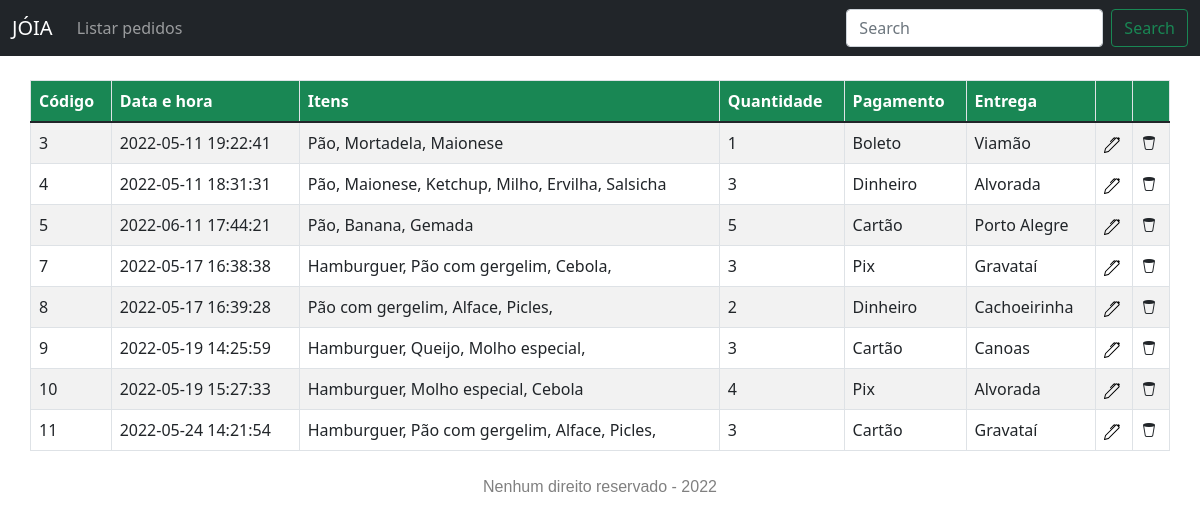
Page /public/lista.php on the committed database.
### tables this page shows
CREATE TABLE `pedidos` (
  `cod` int(11) NOT NULL,
  `data_hora` datetime DEFAULT NULL,
  `itens` text DEFAULT NULL,
  `quant` int(11) DEFAULT NULL,
  `pag` varchar(20) DEFAULT NULL,
  `local` varchar(20) DEFAULT NULL
);

### src/model/Database.php (called while the page is built, shortened)
<?php
class Database {
   private $connection;
   private function connect()
   {
       $this->connection = new PDO(
           'mysql:'.
           'host='.MYSQL_SERVER.';'.
           'dbname='.MYSQL_DATABASE.';'.
           'charset='.MYSQL_CHARSET,
           MYSQL_USER,
           MYSQL_PASS,
           array(PDO::ATTR_PERSISTENT => true)
       );
       $this->connection->setAttribute(PDO::ATTR_ERRMODE, PDO::ERRMODE_WARNING);
   }
   private function disconnect()
   {
       $this->connection = null;
   }
   public function select($sql, $parameters = null)
   {
        $result = null;
        try {
            if(!empty($parameters)){
                $myExecute = $this->connection->prepare($sql);
                $myExecute->execute($parameters);
                $result = $myExecute->fetchAll(PDO::FETCH_CLASS);
            } else {
                $myExecute = $this->connection->prepare($sql);
                $myExecute->execute();
                $result = $myExecute->fetchAll(PDO::FETCH_CLASS);
            }
        } catch (PDOException $error) {
            var_dump($error);
            return false;
        }
        return $result;
   }
}

### public/lista.php (the view, shortened to what this page needs)
<?php
require_once "../src/views/header_nav.php";
require_once "../src/model/Database.php";
$db = new Database();
$resultDb = $db->select(
    "SELECT * FROM pedidos;"
);
?>
<table class="table container mt-4 table-bordered table-striped">
    <thead class="bg-success text-white">
        <th>Código</th>
        <th>Data e hora</th>
        <th>Itens</th>
        <th>Quantidade</th>
        <th>Pagamento</th>
        <th>Entrega</th>
        <th></th>
        <th></th>
    </thead>
    <tbody>
        <?php foreach($resultDb as $linha) : ?>
           <tr>
               <td> <?= $linha->cod ?> </td>
               <td> <?= $linha->data_hora ?> </td>
               <td> <?= $linha->itens ?> </td>
               <td> <?= $linha->quant ?> </td>
               <td> <?= $linha->pag ?> </td>
               <td> <?= $linha->local ?> </td>
               <td>
                    <a href="../public/atualiza.php?cod=<?= $linha->cod ?>" >
                        <img src="../public/assets/img/pen.svg" alt="Editar">
                    </a>
               </td>
               <td>
                    <a onclick="confirmaDelete(<?= $linha->cod ?>);">
                        <i class="bi bi-trash2"></i>
                    </a>
               </td>
           </tr>
        <?php endforeach; ?>
    </tbody>
</table>
<?php require_once "../src/views/footer.php"; ?>

### src/views/header_nav.php (shortened to what this page needs)
<!DOCTYPE html>
<html>
    <head>
        <link rel="stylesheet" type="text/css" href="../public/assets/css/style.css" />
        <link rel="stylesheet" type="text/css" href="../public/assets/bootstrap-5.1.3-dist/css/bootstrap.min.css" />
        <link rel="stylesheet" href="https://cdn.jsdelivr.net/npm/bootstrap-icons@1.3.0/font/bootstrap-icons.css">
    </head>
    <body>
<nav class="navbar navbar-expand-lg navbar-dark bg-dark">
  <div class="container-fluid">
    <a class="navbar-brand" href="#">JÓIA</a>
    <div class="collapse navbar-collapse" id="navbarSupportedContent">
      <ul class="navbar-nav me-auto mb-2 mb-lg-0">
        <li class="nav-item">
          <a class="nav-link" href="../public/lista.php">Listar pedidos</a>
        </li>
      </ul>
      <form class="d-flex">
        <input class="form-control me-2" type="search" placeholder="Search" aria-label="Search">
        <button class="btn btn-outline-success" type="submit">Search</button>
      </form>
    </div>
  </div>
</nav>

### src/views/footer.php
<footer>
    Nenhum direito reservado - <?= date("Y") ?>
</footer>
</body>
</html>

### public/assets/css/style.css (style rules this page uses)
footer { text-align: center; color: gray; font-family: Arial, Helvetica, sans-serif; margin-top: 2%; }
a { cursor: pointer; }

### rows in the picture
pedidos: cod "3", data_hora "2022-05-11 19:22:41", itens "Pão, Mortadela, Maionese", quant "1", pag "Boleto", local "Viamão"
pedidos: cod "4", data_hora "2022-05-11 18:31:31", itens "Pão, Maionese, Ketchup, Milho, Ervilha, Salsicha", quant "3", pag "Dinheiro", local "Alvorada"
pedidos: cod "5", data_hora "2022-06-11 17:44:21", itens "Pão, Banana, Gemada", quant "5", pag "Cartão", local "Porto Alegre"
pedidos: cod "7", data_hora "2022-05-17 16:38:38", itens "Hamburguer, Pão com gergelim, Cebola,", quant "3", pag "Pix", local "Gravataí"
pedidos: cod "8", data_hora "2022-05-17 16:39:28", itens "Pão com gergelim, Alface, Picles,", quant "2", pag "Dinheiro", local "Cachoeirinha"
pedidos: cod "9", data_hora "2022-05-19 14:25:59", itens "Hamburguer, Queijo, Molho especial,", quant "3", pag "Cartão", local "Canoas"
pedidos: cod "10", data_hora "2022-05-19 15:27:33", itens "Hamburguer, Molho especial, Cebola", quant "4", pag "Pix", local "Alvorada"
pedidos: cod "11", data_hora "2022-05-24 14:21:54", itens "Hamburguer, Pão com gergelim, Alface, Picles,", quant "3", pag "Cartão", local "Gravataí"
